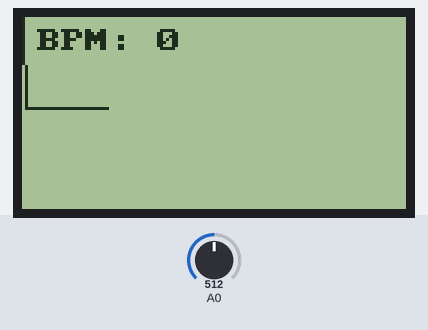
This sketch was run on a simulated Arduino Uno, built with avr-gcc and run on an emulated ATmega328P. On the bench: 128×64 one-colour display. The inputs (shaded band) are chosen by the test bench; at power-on: A0 = 512.

Above: at 1.2 s.
1.3 s: A0 set to 630
At 1.49 s:
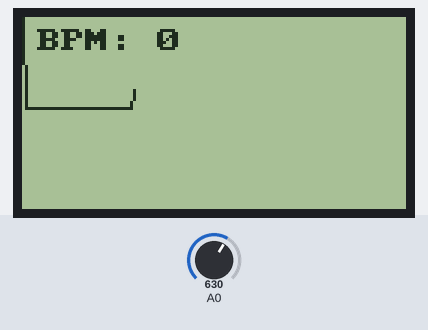
2.8 s: A0 set to 610
At 3.08 s:
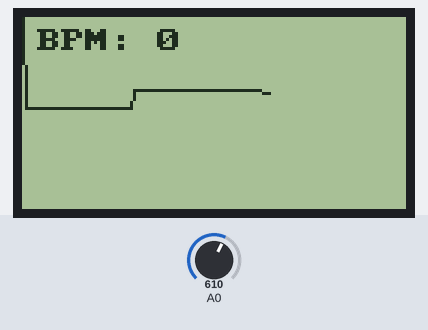
4.4 s: A0 set to 511
At 4.67 s:
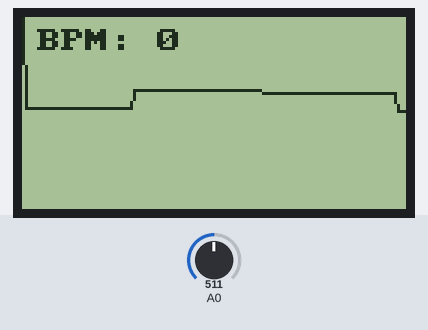

The sketch:

EKG_Project.ino
```cpp
#include <Arduino.h>
#include <U8g2lib.h>

#ifdef U8X8_HAVE_HW_SPI
#include <SPI.h>
#endif
#ifdef U8X8_HAVE_HW_I2C
#include <Wire.h>
#endif

#define BUFFER_SIZE 30


U8G2_ST7920_128X64_F_SW_SPI u8g2(U8G2_R0, /* clock=*/ 13, /* data=*/ 11, /* CS=*/ 10, /* reset=*/ 8);

int beatIndex = 0;
int x_Position = 1;
float inByte = 0;
int BPM = 0;
int const_BPM = 0;
int beat_old = 0;
float beats[BUFFER_SIZE];  // Circular buffer for calculating BPM
float threshold = 620.0;  // Threshold at which BPM calculation occurs
boolean belowThreshold = true;
float height_old = 0;
float height_new = 0;

void setup() {
  // Serial.begin(9600); // Uncommnet if you want to display on serial plotter
  pinMode(4, INPUT); // LO +
  pinMode(5, INPUT); // LO -
  u8g2.setFont(u8g2_font_amstrad_cpc_extended_8u);
  u8g2.begin(); // Initialize the display
}

void draw() {
  if((digitalRead(10) == 1) || (digitalRead(11) == 1)){
    inByte = 512;
  }
  else{
    inByte = analogRead(A0);
    if (inByte > threshold && belowThreshold == true)
    {
      calculateBPM();
      belowThreshold = false;
    }
    else if(inByte < threshold)
    {
      belowThreshold = true;
    }
    Serial.println(inByte);
  }
  inByte = map(inByte, 0, 1023, 0, 60);
  height_new = 60 - inByte;
  u8g2.drawLine(x_Position-1, height_old, x_Position, height_new);
  height_old = height_new;

  // Reset drawing when it comes to the end of the screen
  if (x_Position >= 128) {
    x_Position = 1;
    u8g2.clearBuffer(); // Clear the display buffer
  }else x_Position+=1;
}

void loop() {
  draw();
  u8g2.drawStr(5,12,"BPM:");
  if (millis() % 128 == 0) const_BPM = BPM;
  u8g2.drawStr(45,12,String(const_BPM).c_str());
  u8g2.sendBuffer();
}

void calculateBPM ()
{
  int beat_new = millis();    // get the current time
  int diff = beat_new - beat_old;    // find the time between the last two beats
  float currentBPM = 60000 / diff;    // convert to beats per minute
  beats[beatIndex] = currentBPM;
  float sum = 0.0;
  for (int i = 0; i < BUFFER_SIZE; i++) sum += beats[i];
  BPM = int(sum / BUFFER_SIZE);
  beat_old = beat_new;
  beatIndex = (beatIndex + 1) % 30;
}
```
